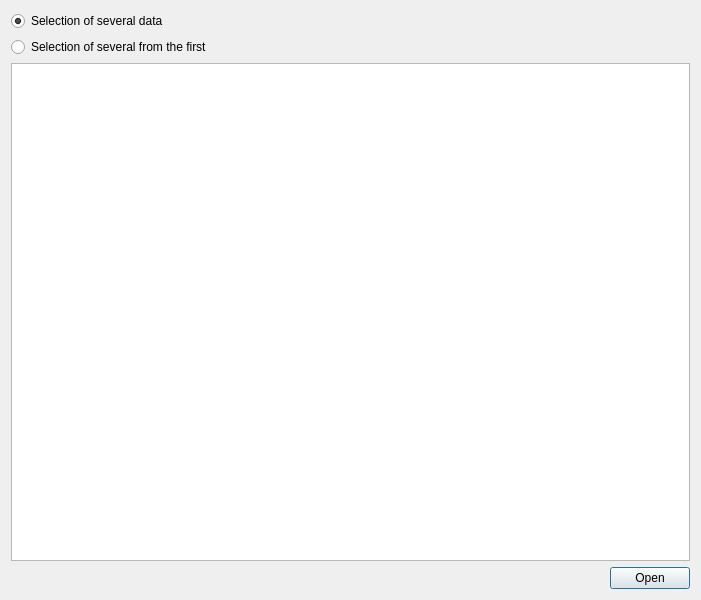
<?xml version="1.0" encoding="UTF-8"?>
<ui version="4.0">
 <class>OpenSQLDataDialog</class>
 <widget class="QDialog" name="OpenSQLDataDialog">
  <property name="geometry">
   <rect>
    <x>0</x>
    <y>0</y>
    <width>701</width>
    <height>600</height>
   </rect>
  </property>
  <property name="windowTitle">
   <string>Open data</string>
  </property>
  <layout class="QVBoxLayout" name="verticalLayout_2">
   <item>
    <layout class="QHBoxLayout" name="horizontalLayout_2">
     <item>
      <layout class="QVBoxLayout" name="verticalLayout">
       <item>
        <widget class="QRadioButton" name="radioButtonSeveral">
         <property name="text">
          <string>Selection of several data</string>
         </property>
         <property name="checked">
          <bool>true</bool>
         </property>
        </widget>
       </item>
       <item>
        <widget class="QRadioButton" name="radioButtonFromFirst">
         <property name="text">
          <string>Selection of several from the first</string>
         </property>
        </widget>
       </item>
      </layout>
     </item>
     <item>
      <spacer name="horizontalSpacer">
       <property name="orientation">
        <enum>Qt::Horizontal</enum>
       </property>
       <property name="sizeHint" stdset="0">
        <size>
         <width>40</width>
         <height>20</height>
        </size>
       </property>
      </spacer>
     </item>
    </layout>
   </item>
   <item>
    <widget class="QTableView" name="tableViewData">
     <property name="selectionBehavior">
      <enum>QAbstractItemView::SelectRows</enum>
     </property>
    </widget>
   </item>
   <item>
    <layout class="QHBoxLayout" name="horizontalLayout">
     <item>
      <spacer name="horizontalSpacer_2">
       <property name="orientation">
        <enum>Qt::Horizontal</enum>
       </property>
       <property name="sizeHint" stdset="0">
        <size>
         <width>40</width>
         <height>20</height>
        </size>
       </property>
      </spacer>
     </item>
     <item>
      <widget class="QPushButton" name="pushButtonOpen">
       <property name="text">
        <string>Open</string>
       </property>
      </widget>
     </item>
    </layout>
   </item>
  </layout>
 </widget>
 <resources/>
 <connections/>
</ui>
